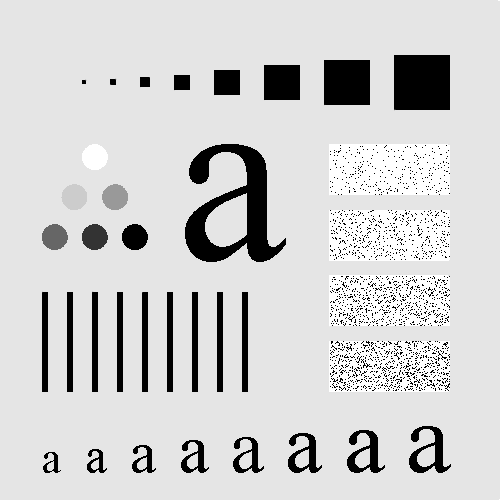
#> input picture Lab6/Fig01.tif, 500 x 500 px
$ python t2.py
#> lines starting #> are read from the running program, lines starting #| are printed output that depends on the picture

import numpy
import cv2
import os
import math


my_img = cv2.imread("Fig01.tif",0)
#> my_img is the input picture: shape (500, 500); min 0, max 255, mean 207.4
cv2.imshow("original",my_img)
r,c = numpy.shape(my_img)
#> r = 500; c = 500


hs = numpy.array(([-1,-2,-1],[0,0,0],[1,2,1]))
hs = numpy.double(hs)
print(hs)

vs = numpy.array(([-1,0,1],[-2,0,2],[-1,0,1]))
vs = numpy.double(vs)
print(vs)

hs_img = numpy.ones((r,c),dtype = numpy.double)
vs_img = numpy.ones((r,c),dtype = numpy.double)

hs_img = cv2.filter2D(my_img,-1,hs)
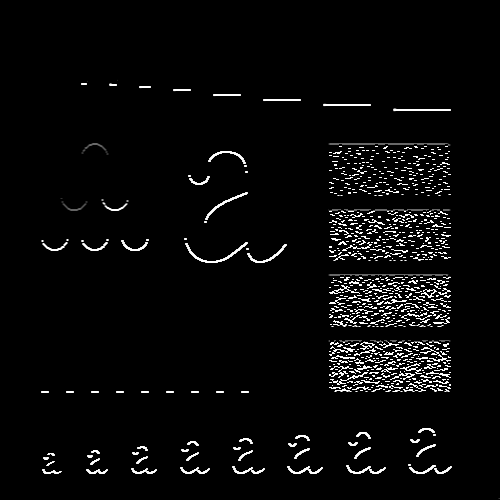
#> hs_img: shape (500, 500); min 0, max 255, mean 9.3
hs_img = numpy.uint8(hs_img)

vs_img = cv2.filter2D(my_img,-1,vs)
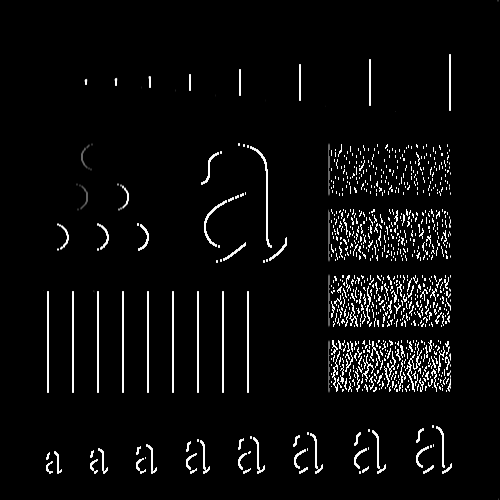
#> vs_img: shape (500, 500); min 0, max 255, mean 11
vs_img = numpy.uint8(vs_img)

add_img = numpy.zeros((r,c),numpy.uint8)
add_img = hs_img+vs_img
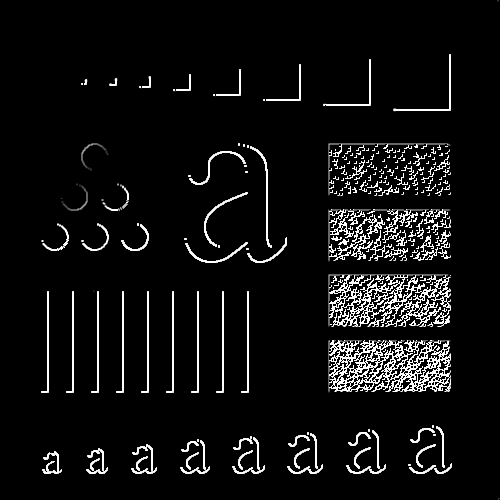
#> add_img: shape (500, 500); min 0, max 255, mean 16.6

cv2.imshow("a",hs_img)
cv2.imshow("b",vs_img)
cv2.imshow("c",add_img)

$ run again, with Lab6/Fig02.tif copied over Lab6/Fig01.tif
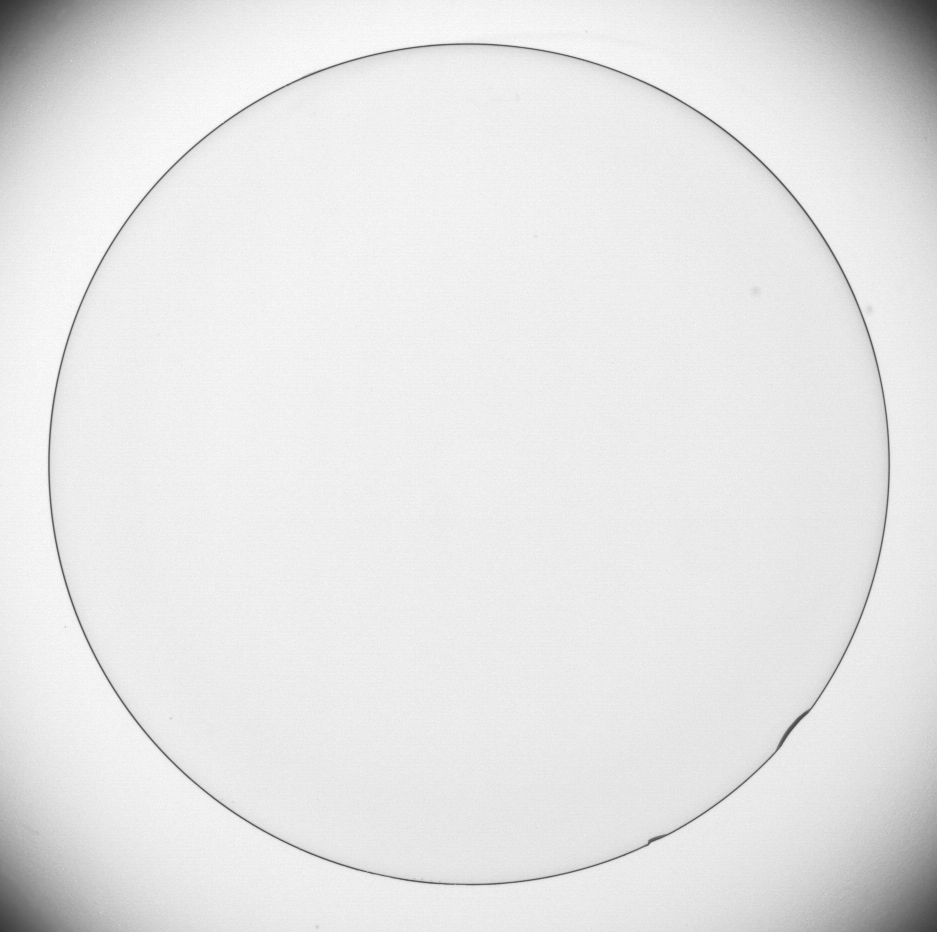
#> input picture Lab6/Fig02.tif, 937 x 932 px
#> my_img is the input picture: shape (932, 937); min 50, max 255, mean 229.7
#> `hs_img = cv2.filter2D(my_img,-1,hs)`:
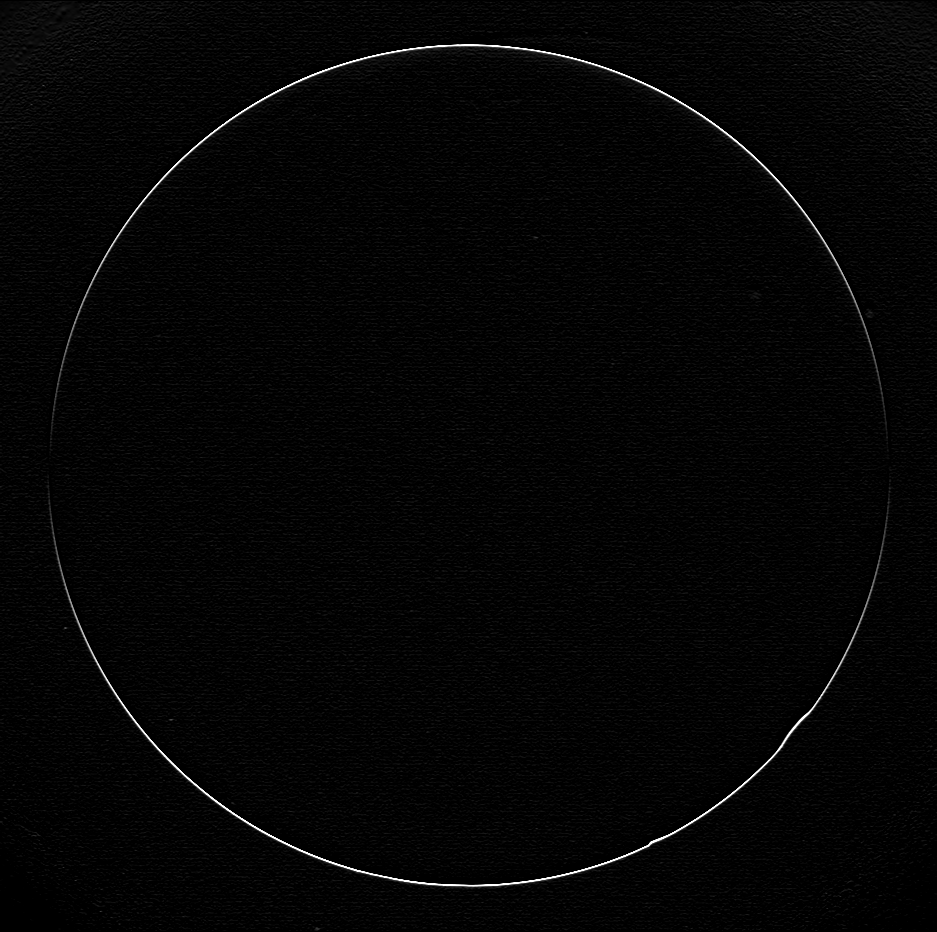
#> hs_img: shape (932, 937); min 0, max 255, mean 4.7

$ run again, with Lab6/Fig03.tif copied over Lab6/Fig01.tif
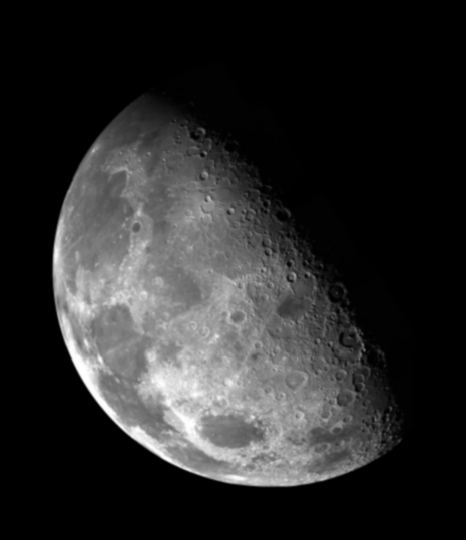
#> input picture Lab6/Fig03.tif, 466 x 540 px
#> my_img is the input picture: shape (540, 466); min 0, max 254, mean 42.7
#> `vs_img = cv2.filter2D(my_img,-1,vs)`:
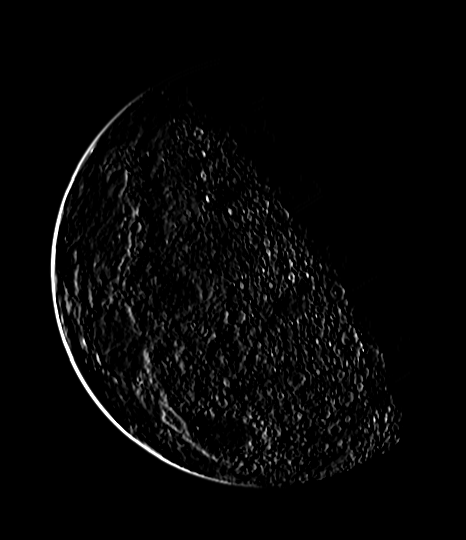
#> vs_img: shape (540, 466); min 0, max 255, mean 6.3
#> `add_img = hs_img+vs_img`:
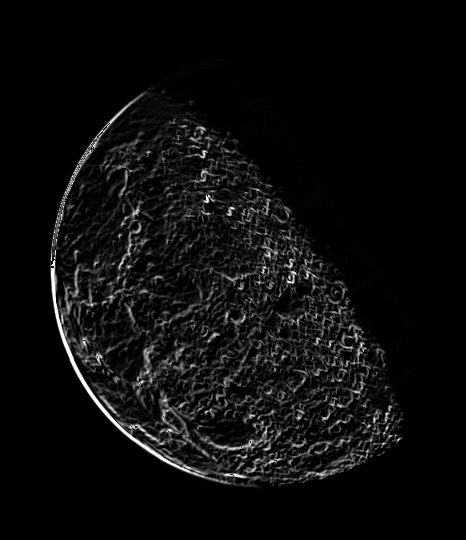
#> add_img: shape (540, 466); min 0, max 255, mean 12.3
